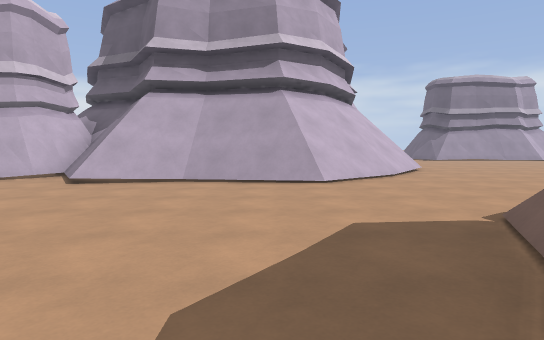
View 1 (above)

24 first-person views from a walk through a level from a Godot 3-D game. The camera is 1.4 m above the floor, tilts 4° down and sees 75° across. The floor is counted in squares, 2 m on a side. Each view is taken from the middle of a square. On the plan, view 1 faces up. The plan holds only what a view shows up to about 11 squares ahead; the rest is blank. The place goes on beyond the plan.

View 2
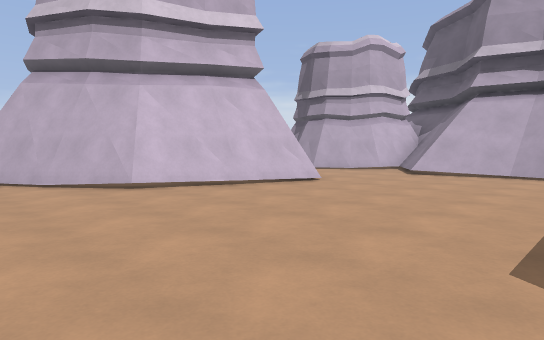

View 3
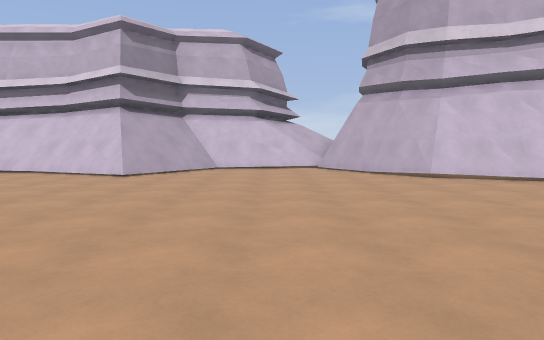

View 4
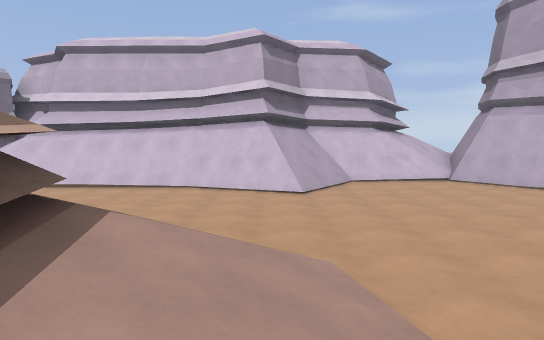

View 5
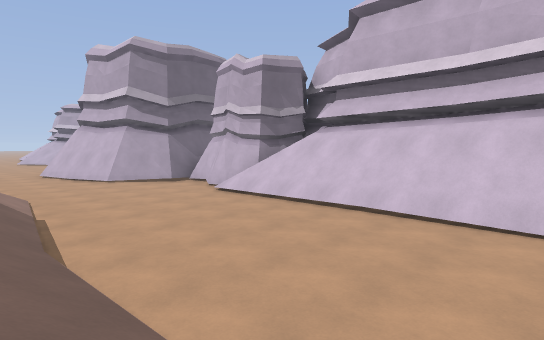

View 6
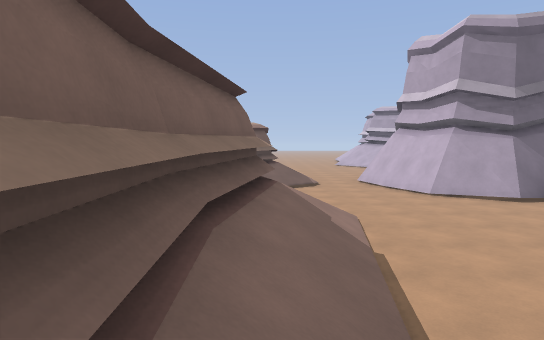

View 7
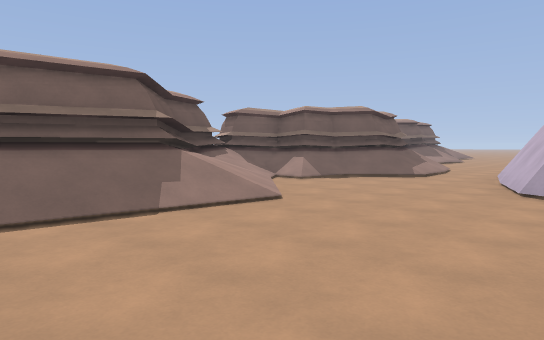

View 8
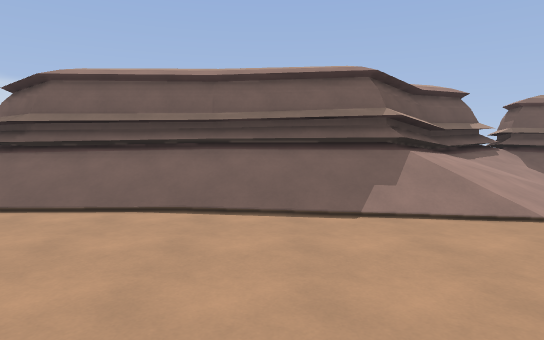

View 9
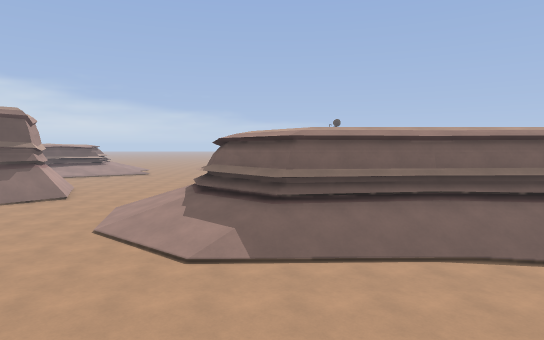

View 10
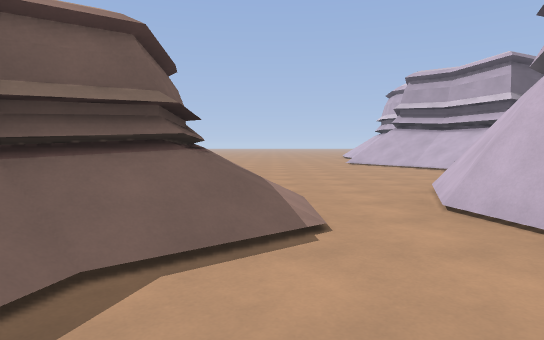

View 11
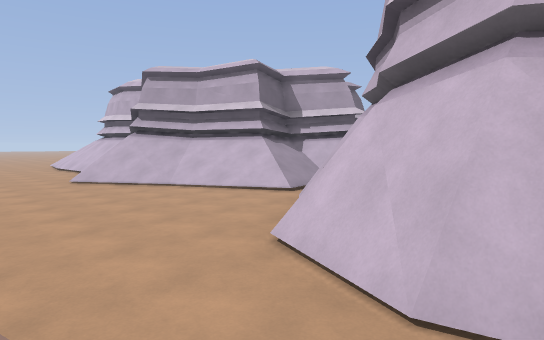

View 12
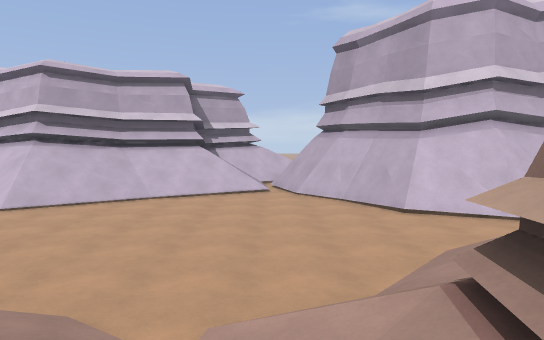

View 13
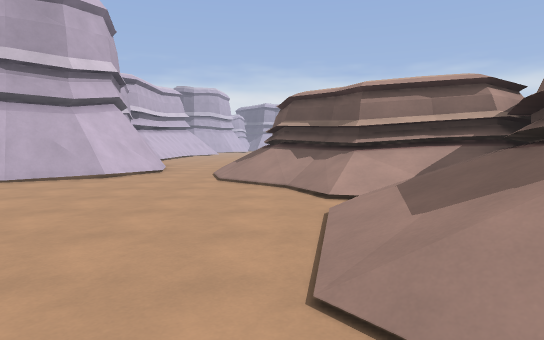

View 14
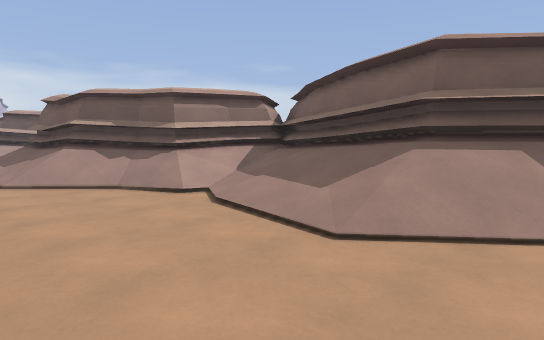

View 15
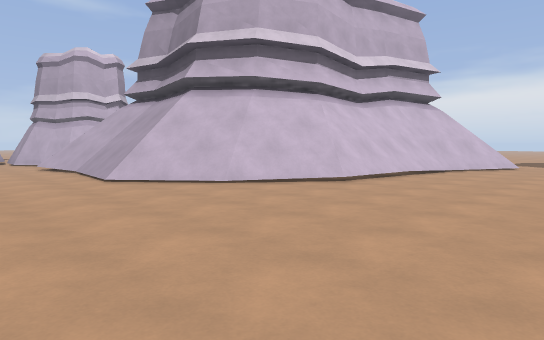

View 16
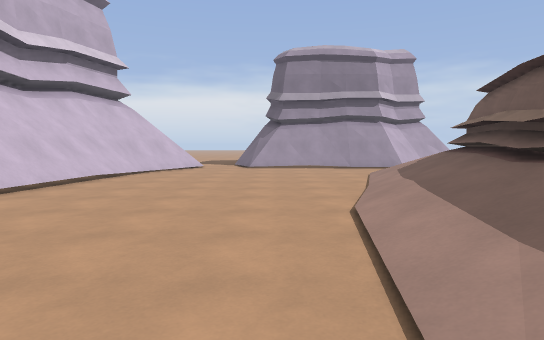

View 17
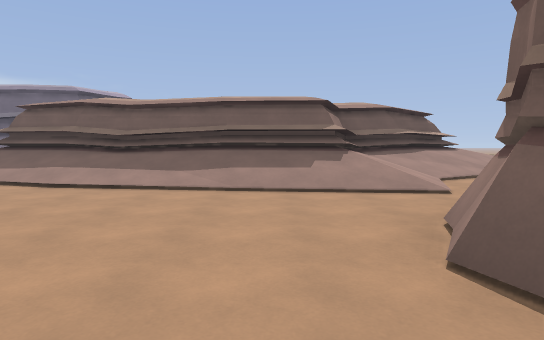

View 18
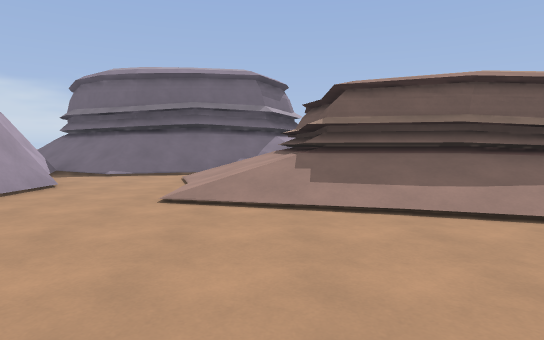

View 19
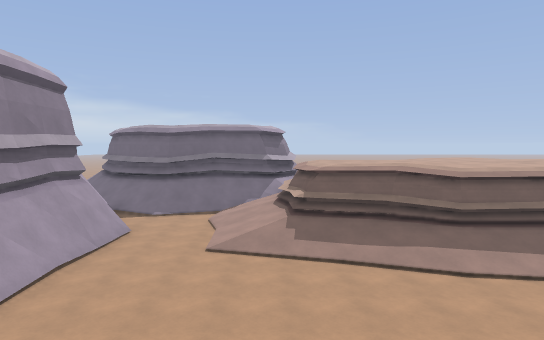

View 20
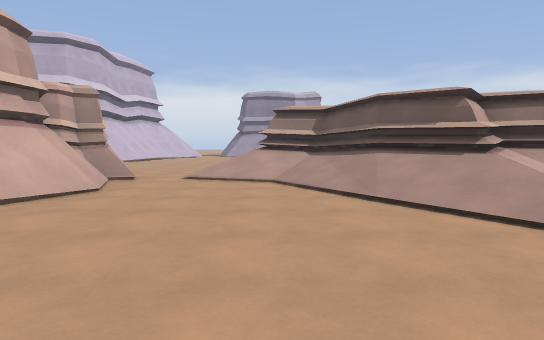

View 21
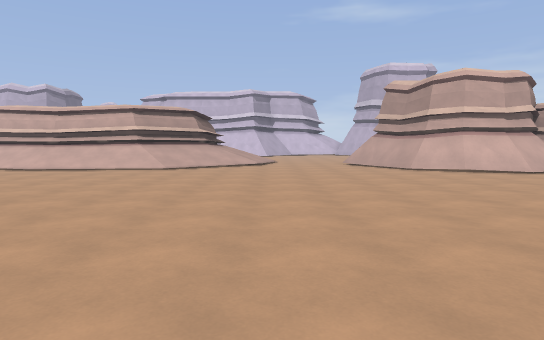

View 22
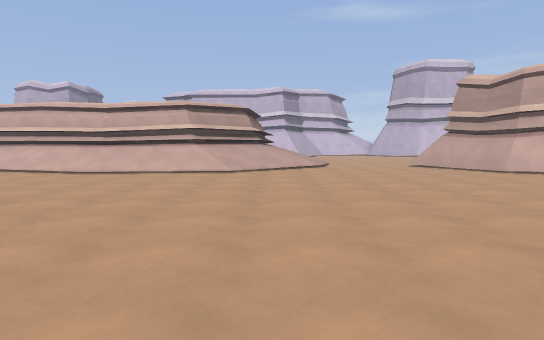

View 23
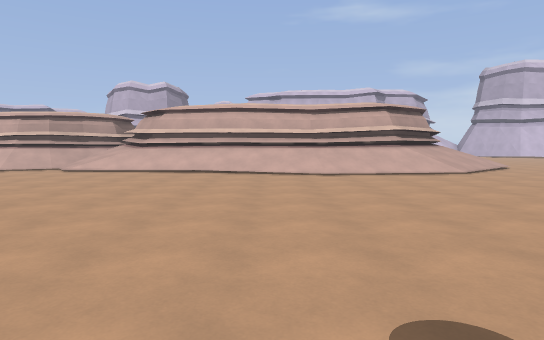

View 24
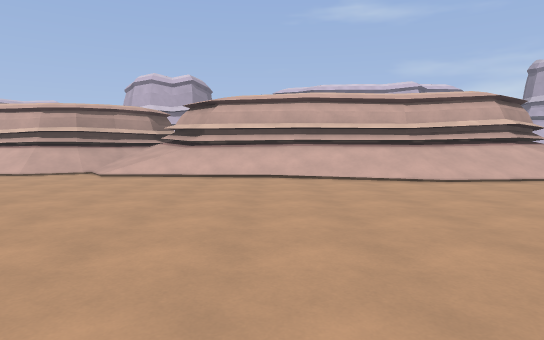

### Floor plan
Key: @ floor where view 1 was taken; # wall or solid block; . floor; / step, stairs or slope; = window, fence, low wall or low ledge; ^ raised ledge; v drop or lower ground.
Columns run from 10 left of view 1 to 17 right of it. Each row starts with its distance up from view 1.
 17                       ###/#v
 16               /#//#####.//#
 15              ###........//#
 14              ##/.......///#
 13              #/.....//////#v
 12              //.....///////#
 11      #      #//...../#^^^
 10      ##    ##//...../#^^^
  9      #######//.....//^ ^^
  8     ##////////.....//##
  7    ##.///////....../#^^^
  6     .............../#^^^
  5      ............../^ ^^
  4      #............./#^
  3      #......=  ##///=#^
  2     ##......#   ##.///#^^^
  1     #......     ##...//^##
  0   ###.....@     ##...////
 -1  ##........     ##....//
 -2  =..........#####.....//
 -3  #...........##......../
 -4  #.......................
 -5  #/.......................
 -6  #///.....////.............
 -7  ###=....//// /...........
 -8   ##....///^  //..........
 -9  ###...///## #///........
-10  #//...//#    #//.......
-11  #//...//#    #//......
-12  #//...//#    v^/.......
-13  #//...//#    ##/........
-14 ##//...//#    #//.........
-15 #=//.../#     #/.........
-16 ###/...//#    #/........
-17   #....///#   #/.......
-18   #.....//#v #^/......
-19   ##.....//^^///.....
-20    ##...///##///...
-21     #.../## v#/...
-22     ##./#v   #//.
-23     ##./#    #/
-24    ##../#^
-25   ##...//#^
-26 ###.....//^###
-27 #/.......///#
-28 ///......//#
-29 #//....../#v
-30 #///...../^
-31 ##//.....//#
-32  ##//....//

Positions as (right, up) in squares from view 1, and headings:
1: (0, 0), facing up
2: (0, -2), facing up-left
3: (2, -3), facing left
4: (2, -7), facing left
5: (-2, -9), facing down-left
6: (-2, -11), facing down
7: (-7, -13), facing down-right
8: (-7, -14), facing right
9: (-8, -10), facing right
10: (-3, -19), facing down
11: (-3, -22), facing down-left
12: (1, -27), facing left
13: (-2, -32), facing up
14: (-4, -32), facing up-right
15: (8, 4), facing up-left
16: (8, 5), facing up
17: (3, 5), facing right
18: (6, 12), facing right
19: (3, 12), facing right
20: (10, -5), facing up
21: (16, -6), facing left
22: (15, -8), facing left
23: (15, -14), facing left
24: (13, -16), facing left
